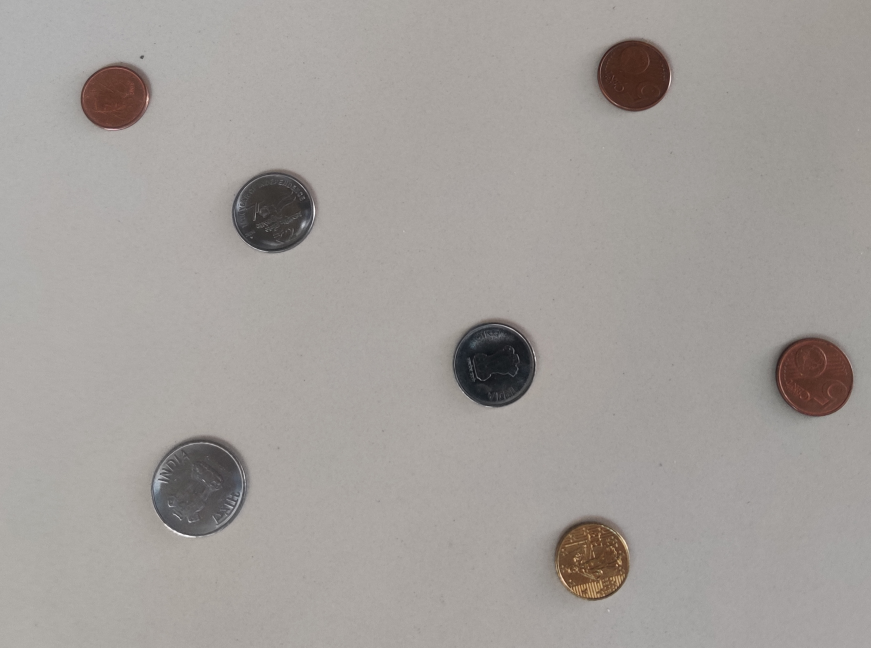
#> input picture Inputs/Part-1/img1.jpg, 2613 x 1943 px (shown at 1/3 size); its folder holds only this picture in this run
$ jupyter execute Part1-coins.ipynb   (older library calls are emulated)
#> lines starting #> are read from the running program, lines starting #| are printed output that depends on the picture; after the words box and inside, x2 and y2 are one past the last pixel; in counts of white or black regions, pixels touching at a corner belong together
[cell 1]
#Importing the required libraries

import cv2
import numpy as np
import math
import matplotlib.pyplot as plt
import os

[cell 2]
def ensure_dir(dir_path):
    if not os.path.exists(dir_path):
        os.makedirs(dir_path)
    # if it already exists, delete everything in it
    else:
        for file in os.listdir(dir_path):
            file_path = os.path.join(dir_path, file)
            try:
                if os.path.isfile(file_path):
                    os.unlink(file_path)
            except Exception as e:
                print(e)

def ensure_file(file_path):
    if not os.path.exists(file_path):
        return False
    return True

[cell 3]
def preprocess_image(image_path,color_space):
    """
    Reads the image from the given path and applies preprocessing:
      - Grayscale conversion / HSV conversion / LAB conversion
      - Gaussian blur / Median blur
      - Histogram equalization
      - Canny edge detection / Marr-Hildreth edge detection / Sobel edge detection / Roberts edge detection / Prewitt edge detection
      - Morphological closing
    Returns the original image and the processed (closed edges) image.
    """
#> called with image_path = 'Inputs/Part-1/img1.jpg', color_space = 'gray'
    image = cv2.imread(image_path)
#> image is the input picture: shape (1943, 2613, 3); mean B, G, R 154.4, 158, 162.8
    if image is None:
        print("Error: Image not found")
        return None, None, None
    scale_percent = 50
    width = int(image.shape[1] * scale_percent / 100)
    height = int(image.shape[0] * scale_percent / 100)
    dim = (width, height)
    # resize image
    image = cv2.resize(image, dim, interpolation = cv2.INTER_AREA)
#> image: shape (971, 1306, 3)

    orig = image.copy()

    if color_space == 'gray':
      gray = cv2.cvtColor(image, cv2.COLOR_BGR2GRAY)
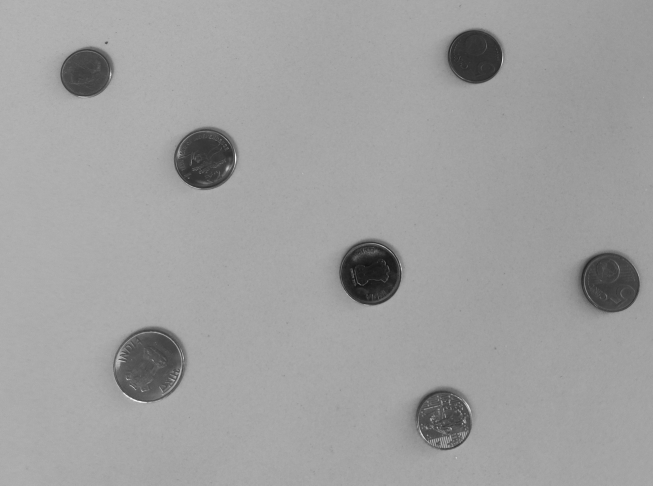
#> gray: shape (971, 1306) (shown at 1/2 size); min 14, max 253, mean 159
      blurred = cv2.GaussianBlur(gray, (5, 5), 0)
      # median_blur = cv2.medianBlur(blurred, 5)
      # equalized = cv2.equalizeHist(blurred)
      return orig, image, blurred


    elif color_space == 'hsv':
      hsv = cv2.cvtColor(image, cv2.COLOR_BGR2HSV)
      h, s, v = cv2.split(hsv)
      blurred_v = cv2.GaussianBlur(v, (5, 5), 0)
      return orig, image, blurred_v

    lab = cv2.cvtColor(image, cv2.COLOR_BGR2LAB)
    l, a, b = cv2.split(lab)
    blurred_l = cv2.GaussianBlur(l, (5, 5), 0)
    return orig, image, blurred_l

[cell 4]
def detect_coins_canny(orig, image, blurred, color_space,image_name):
    """
    Read the image and detect coin-like contours.
    Returns the original image and a list of coin contours.
    """
#> called with color_space = 'gray', image_name = 'img1'

    # Canny edge detection and morphological closing
    edges = cv2.Canny(blurred, 50, 150)
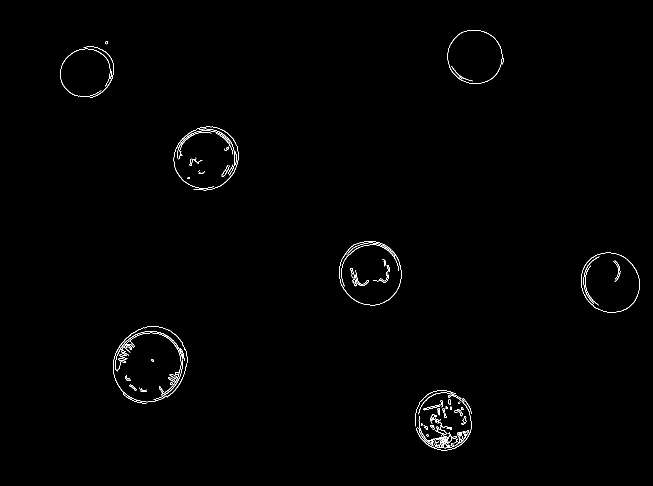
#> edges: shape (971, 1306) (shown at 1/2 size); 0.64% white in thin lines or dots, all inside (x1, y1, x2, y2) = (120, 60, 1280, 901)
    kernel = np.ones((3, 3), np.uint8)
    dilated_edges = cv2.dilate(edges, kernel, iterations=1)
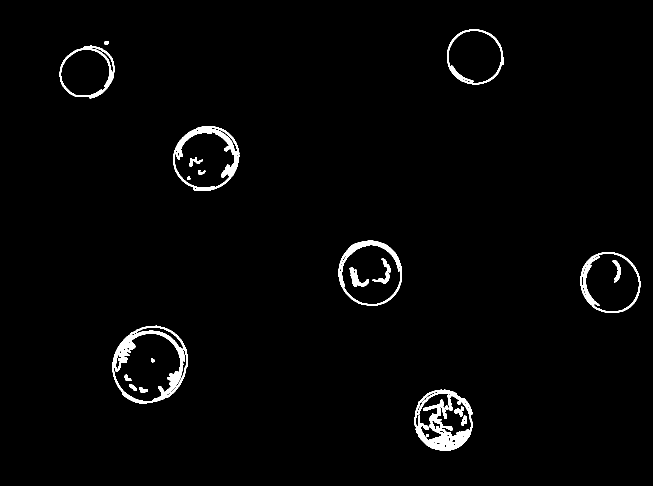
#> dilated_edges: shape (971, 1306) (shown at 1/2 size); 2% white; 22 white regions, largest, box (x1, y1, x2, y2) and area: (829, 779, 945, 902) 5519, (225, 651, 376, 808) 5131, (346, 252, 479, 382) 3598
    closed_edges = cv2.morphologyEx(dilated_edges, cv2.MORPH_CLOSE, kernel, iterations=2)
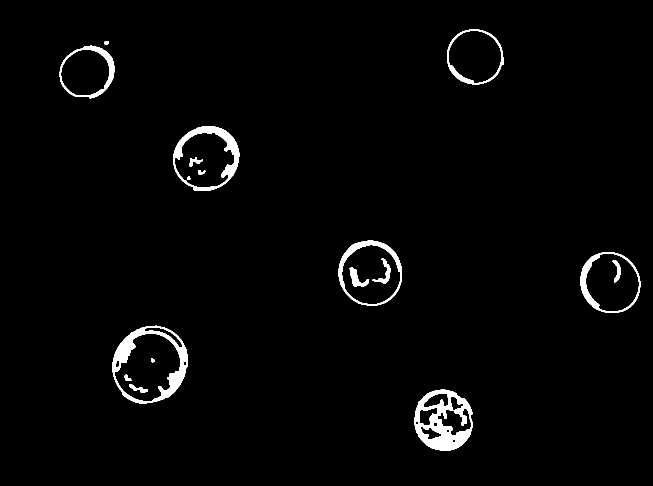
#> closed_edges: shape (971, 1306) (shown at 1/2 size); 2.2% white; 17 white regions

    # out_dir = f"Outputs/Part1/{color_space}/Canny"
    out_dir = f"Outputs/Part1/{image_name}/{color_space}/Canny"
    ensure_dir(out_dir)
    # Display the edges image
    plt.figure(figsize=(10, 10))
    plt.imshow(closed_edges, cmap='gray')
    plt.title('Detected Edges using Canny in ' + color_space)
    plt.axis('off')
    # plt.show()
    plt.savefig(f"{out_dir}/edges.jpg")
    plt.close()

    contours, _ = cv2.findContours(closed_edges.copy(), cv2.RETR_EXTERNAL, cv2.CHAIN_APPROX_SIMPLE)
#> contours = 8 contours; box (x1, y1, x2, y2) and area: (225, 651, 376, 808) 18086, (346, 252, 479, 382) 13168, (677, 481, 804, 612) 13009, (1161, 504, 1281, 626) 11476, (829, 779, 945, 902) 11164, (894, 59, 1008, 169) 9732, (119, 91, 229, 197) 8825, (209, 82, 217, 90) 44
    filtered_contours = []
    min_area = 500  # Adjust this value based on the coin scale in your image
    for contour in contours:
        area = cv2.contourArea(contour)
        if area >= min_area:
            filtered_contours.append(contour)
#> this loop made 8 passes
#> area on passes 1 to 8: 11164.5, 18086, 11476.5, 13009, 13167.5, 8825, 44, 9731.5
#> after the loop, filtered_contours = 7 contours; box (x1, y1, x2, y2) and area: (225, 651, 376, 808) 18086, (346, 252, 479, 382) 13168, (677, 481, 804, 612) 13009, (1161, 504, 1281, 626) 11476, (829, 779, 945, 902) 11164, (894, 59, 1008, 169) 9732, (119, 91, 229, 197) 8825

    # Draw contours on image for visualization
    image_with_coins = image.copy()
    cv2.drawContours(image_with_coins, filtered_contours, -1, (0, 255, 0), 2)
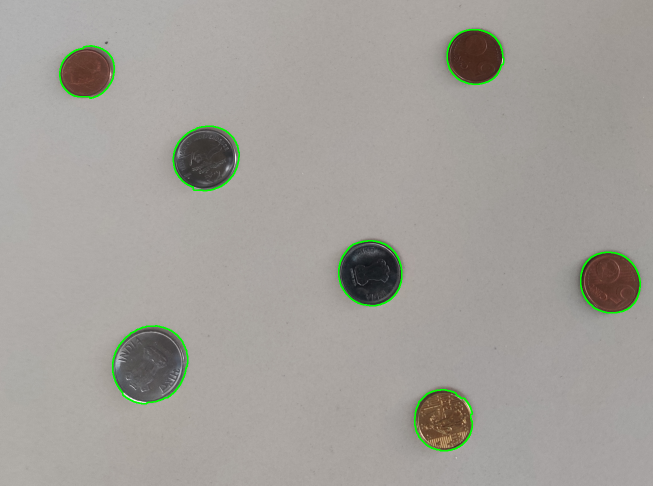
#> image_with_coins: shape (971, 1306, 3) (shown at 1/2 size); mean B, G, R 153.4, 158.9, 161.7
    plt.figure(figsize=(10, 10))
    plt.imshow(cv2.cvtColor(image_with_coins, cv2.COLOR_BGR2RGB))
    plt.title('Detected Coins using Canny in ' + color_space)
    plt.axis('off')
    # plt.show()
    plt.savefig(f"{out_dir}/coins.jpg")
    plt.close()

    return orig, filtered_contours

[cell 5]
# [46 lines of commented-out code are left out]


def detect_coins_marr_hildreth(orig, image, blurred, color_space,image_name):
    """
    Read the image and detect coin-like contours using an approximation of
    Marr–Hildreth edge detection (i.e. Laplacian of Gaussian).
    Filters out contours that are too small.
    Returns the original image and a list of filtered coin contours.
    """
    # Apply Laplacian of Gaussian (LoG) operator
    log = cv2.Laplacian(blurred, cv2.CV_64F)
    log_abs = np.uint8(np.absolute(log))

    # Determine threshold as 10% of the maximum value of the log_abs image
    thresh_value = int(0.1 * np.max(log_abs))

    # Threshold the Laplacian result to generate a binary edge map
    _, log_edges = cv2.threshold(log_abs, thresh_value, 255, cv2.THRESH_BINARY)

    kernel = np.ones((3, 3), np.uint8)
    closed_edges = cv2.morphologyEx(log_edges, cv2.MORPH_CLOSE, kernel, iterations=2)

    # out_dir = f"Outputs/Part1/{color_space}/Marr-Hildreth"
    out_dir = f"Outputs/Part1/{image_name}/{color_space}/Marr-Hildreth"
    ensure_dir(out_dir)

    # Save the LoG edges image
    plt.figure(figsize=(10, 10))
    plt.imshow(closed_edges, cmap='gray')
    plt.title('Detected Edges (Marr-Hildreth / LoG) in ' + color_space)
    plt.axis('off')
    plt.savefig(f"{out_dir}/edges.jpg")
    plt.close()

    # Find contours from the closed edge map
    contours, _ = cv2.findContours(closed_edges.copy(), cv2.RETR_EXTERNAL, cv2.CHAIN_APPROX_SIMPLE)

    # Filter contours, for example discarding those with a small area (tweak threshold as needed)
    filtered_contours = []
    min_area = 500  # Adjust this value based on the coin scale in your image
    for contour in contours:
        area = cv2.contourArea(contour)
        if area >= min_area:
            filtered_contours.append(contour)

    # Draw filtered coin contours for visualization
    image_with_coins = image.copy()
    cv2.drawContours(image_with_coins, filtered_contours, -1, (0, 255, 0), 2)
    plt.figure(figsize=(10, 10))
    plt.imshow(cv2.cvtColor(image_with_coins, cv2.COLOR_BGR2RGB))
    plt.title('Detected Coins using Marr-Hildreth in ' + color_space)
    plt.axis('off')
    plt.savefig(f"{out_dir}/coins.jpg")
    plt.close()

    return orig, filtered_contours

[cell 6]
# [45 lines of commented-out code are left out]


def detect_coins_sobel(orig, image, blurred, color_space,image_name):
    """
    Detect coin-like contours using the Sobel edge detector.
    Filters contours based on area and circularity.
    Returns the original image and a list of filtered coin contours.
    """
    # Compute Sobel gradients in x and y direction
    sobelX = cv2.Sobel(blurred, cv2.CV_64F, 1, 0, ksize=3)
    sobelY = cv2.Sobel(blurred, cv2.CV_64F, 0, 1, ksize=3)
    # Compute gradient magnitude
    sobel_mag = cv2.magnitude(sobelX, sobelY)
    sobel_mag = np.uint8(np.absolute(sobel_mag))

    # Threshold the Sobel magnitude image (adjust threshold value as needed)
    _, sobel_edges = cv2.threshold(sobel_mag, 50, 255, cv2.THRESH_BINARY)

    # Morphological closing to fill gaps in edges
    kernel = np.ones((3, 3), np.uint8)
    closed_edges = cv2.morphologyEx(sobel_edges, cv2.MORPH_CLOSE, kernel, iterations=2)

    # out_dir = f"Outputs/Part1/{color_space}/Sobel"
    out_dir = f"Outputs/Part1/{image_name}/{color_space}/Sobel"
    ensure_dir(out_dir)
    # Save Sobel edges image
    plt.figure(figsize=(10, 10))
    plt.imshow(closed_edges, cmap='gray')
    plt.title('Detected Edges (Sobel) in ' + color_space)
    plt.axis('off')
    plt.savefig(f"{out_dir}/edges.jpg", bbox_inches='tight')
    plt.close()

    # Find contours on the closed edge map
    contours, _ = cv2.findContours(closed_edges.copy(), cv2.RETR_EXTERNAL, cv2.CHAIN_APPROX_SIMPLE)

    # Filter contours based on area and circularity.
    filtered_contours = []
    min_area = 500  # Adjust this value based on coin size.
    for cnt in contours:
        area = cv2.contourArea(cnt)
        if area < min_area:
            continue
        # [7 lines of commented-out code are left out]
        filtered_contours.append(cnt)

    # Draw filtered contours on the image for visualization
    image_with_coins = image.copy()
    cv2.drawContours(image_with_coins, filtered_contours, -1, (0, 255, 0), 2)
    plt.figure(figsize=(10, 10))
    plt.imshow(cv2.cvtColor(image_with_coins, cv2.COLOR_BGR2RGB))
    plt.title('Detected Coins using Sobel in ' + color_space)
    plt.axis('off')
    plt.savefig(f"{out_dir}/coins.jpg", bbox_inches='tight')
    plt.close()

    return orig, filtered_contours

[cell 7]
def detect_coins_roberts(orig, image, blurred, color_space,image_name):
    """
    Detect coin-like contours using the Roberts edge detector.
    Returns the original image and a list of coin contours.
    """
    # Define Roberts operator kernels
    kernel_roberts_x = np.array([[1, 0],
                                 [0, -1]], dtype=np.float32)
    kernel_roberts_y = np.array([[0, 1],
                                 [-1, 0]], dtype=np.float32)

    # Apply Roberts filters on the blurred image
    roberts_x = cv2.filter2D(blurred, cv2.CV_64F, kernel_roberts_x)
    roberts_y = cv2.filter2D(blurred, cv2.CV_64F, kernel_roberts_y)
    # Compute gradient magnitude
    roberts_mag = cv2.magnitude(roberts_x, roberts_y)
    roberts_mag = np.uint8(np.absolute(roberts_mag))

    # Threshold the Roberts magnitude image (adjust threshold as needed)
    _, roberts_edges = cv2.threshold(roberts_mag, 10, 255, cv2.THRESH_BINARY)

    # Morphological closing to fill gaps in edges
    kernel = np.ones((3, 3), np.uint8)
    closed_edges = cv2.morphologyEx(roberts_edges, cv2.MORPH_CLOSE, kernel, iterations=2)

    # out_dir = f"Outputs/Part1/{color_space}/Roberts"
    out_dir = f"Outputs/Part1/{image_name}/{color_space}/Roberts"
    ensure_dir(out_dir)
    # Display Roberts edges image
    plt.figure(figsize=(10, 10))
    plt.imshow(closed_edges, cmap='gray')
    plt.title('Detected Edges (Roberts) in ' + color_space)
    plt.axis('off')
    # plt.show()
    plt.savefig(f"{out_dir}/edges.jpg")
    plt.close()

    # Find contours on the closed edge map
    contours, _ = cv2.findContours(closed_edges.copy(), cv2.RETR_EXTERNAL, cv2.CHAIN_APPROX_SIMPLE)


    filtered_contours = []
    min_area = 500  # Adjust this value based on coin size.
    for cnt in contours:
        area = cv2.contourArea(cnt)
        if area < min_area:
            continue
        # [7 lines of commented-out code are left out]
        filtered_contours.append(cnt)

    # Draw contours on a copy of the image
    image_with_coins = image.copy()
    cv2.drawContours(image_with_coins, filtered_contours, -1, (0, 255, 0), 2)
    plt.figure(figsize=(10, 10))
    plt.imshow(cv2.cvtColor(image_with_coins, cv2.COLOR_BGR2RGB))
    plt.title('Detected Coins using Roberts in ' + color_space)
    plt.axis('off')
    # plt.show()
    plt.savefig(f"{out_dir}/coins.jpg")
    plt.close()

    return orig, filtered_contours

[cell 8]
def detect_coins_prewitt(orig, image, blurred, color_space,image_name):
    """
    Detect coin-like contours using the Prewitt edge detector.
    Returns the original image and a list of coin contours.
    """
    # Define Prewitt operator kernels
    kernel_prewitt_x = np.array([[-1, 0, 1],
                                 [-1, 0, 1],
                                 [-1, 0, 1]], dtype=np.float32)
    kernel_prewitt_y = np.array([[1, 1, 1],
                                 [0, 0, 0],
                                 [-1, -1, -1]], dtype=np.float32)

    # Apply Prewitt filters on the blurred image
    prewitt_x = cv2.filter2D(blurred, cv2.CV_64F, kernel_prewitt_x)
    prewitt_y = cv2.filter2D(blurred, cv2.CV_64F, kernel_prewitt_y)
    # Compute gradient magnitude
    prewitt_mag = cv2.magnitude(prewitt_x, prewitt_y)
    prewitt_mag = np.uint8(np.absolute(prewitt_mag))

    # Threshold the Prewitt magnitude image (adjust threshold as needed)
    _, prewitt_edges = cv2.threshold(prewitt_mag, 50, 255, cv2.THRESH_BINARY)

    # Morphological closing to fill gaps in edges
    kernel = np.ones((3, 3), np.uint8)
    closed_edges = cv2.morphologyEx(prewitt_edges, cv2.MORPH_CLOSE, kernel, iterations=2)

    # out_dir = f"Outputs/Part1/{color_space}/Prewitt"
    out_dir = f"Outputs/Part1/{image_name}/{color_space}/Prewitt"
    ensure_dir(out_dir)
    # Display Prewitt edges image
    plt.figure(figsize=(10, 10))
    plt.imshow(closed_edges, cmap='gray')
    plt.title('Detected Edges (Prewitt) in ' + color_space)
    plt.axis('off')
    # plt.show()
    plt.savefig(f"{out_dir}/edges.jpg")
    plt.close()

    # Find contours on the closed edge map
    contours, _ = cv2.findContours(closed_edges.copy(), cv2.RETR_EXTERNAL, cv2.CHAIN_APPROX_SIMPLE)

    filtered_contours = []
    min_area = 500  # Adjust this value based on coin size.
    for cnt in contours:
        area = cv2.contourArea(cnt)
        if area < min_area:
            continue
        # [7 lines of commented-out code are left out]
        filtered_contours.append(cnt)
    # Draw contours on a copy of the image for visualization
    image_with_coins = image.copy()
    cv2.drawContours(image_with_coins, filtered_contours, -1, (0, 255, 0), 2)
    plt.figure(figsize=(10, 10))
    plt.imshow(cv2.cvtColor(image_with_coins, cv2.COLOR_BGR2RGB))
    plt.title('Detected Coins using Prewitt in ' + color_space)
    plt.axis('off')
    # plt.show()
    plt.savefig(f"{out_dir}/coins.jpg")
    plt.close()

    return orig, filtered_contours

[cell 9]
def segment_coins(orig_image, coin_contours,method,color_space,image_name):
    """
    Segment each coin from the original image using the detected contours.
    """
    # out_dir = f"Outputs/Part1/{color_space}/{method}/Segmented"
    out_dir = f"Outputs/Part1/{image_name}/{color_space}/{method}/Segmented"
    ensure_dir(out_dir)
    gray = cv2.cvtColor(orig_image, cv2.COLOR_BGR2GRAY)
    for idx, contour in enumerate(coin_contours):
        mask = np.zeros_like(gray)
        cv2.drawContours(mask, [contour], -1, 255,thickness=cv2.FILLED)
        segmented = cv2.bitwise_and(orig_image, orig_image, mask=mask)
        x, y, w, h = cv2.boundingRect(contour)
        segmented_coin = segmented[y:y+h, x:x+w]
        plt.figure(figsize=(5, 5))
        plt.imshow(cv2.cvtColor(segmented_coin, cv2.COLOR_BGR2RGB))
        plt.title(f'Segmented Coin {idx + 1} using {method} in {color_space}')
        plt.axis('off')
        # plt.show()
        plt.savefig(f"{out_dir}/coin_{idx + 1}.jpg")
        plt.close()

[cell 10]
def count_coins(orig_image, coin_contours,method,color_space,image_name):
    """
    Displays the original image with detected coin contours and writes the number
    of coins in red text on the image.
    """
    # Copy the original image and draw the detected coin contours (in green)
    image_with_coins = orig_image.copy()
    cv2.drawContours(image_with_coins, coin_contours, -1, (0, 255, 0), 2)

    # Calculate total coins and prepare the text to display
    total = len(coin_contours)
    text = f"Coins: {total}"

    # Choose the text position, font, scale, color (red), and thickness
    position = (10, 30)  # Top-left corner
    font = cv2.FONT_HERSHEY_SIMPLEX
    font_scale = 1
    color = (0, 0, 255)  # Red (BGR)
    thickness = 2

    # Overlay the text on the image
    cv2.putText(image_with_coins, text, position, font, font_scale, color, thickness, cv2.LINE_AA)


    # out_dir = f"Outputs/Part1/{color_space}/{method}"
    out_dir = f"Outputs/Part1/{image_name}/{color_space}/{method}"
    # Display the image using matplotlib
    plt.figure(figsize=(10, 10))
    plt.imshow(cv2.cvtColor(image_with_coins, cv2.COLOR_BGR2RGB))
    plt.title('Detected Coins with Count using '+method + ' in ' + color_space)
    plt.axis('off')
    # plt.show()
    plt.savefig(f"{out_dir}/coins_with_count.jpg")
    plt.close()

[cell 11]
images=['img1.jpg','img2.jpg','img3.jpg']
for image_path in images:
    image_actual_path = f"Inputs/Part-1/{image_path}"
    if not ensure_file(image_actual_path):
        print("Error: Image not found")
    else:
        image_name = image_path.split('.')[0]
        colour_spaces = ['gray','hsv','lab']
        image_path = image_actual_path
        for color_space in colour_spaces:
            orig,image,blurred = preprocess_image(image_path,color_space)

            orig, coin_contours = detect_coins_canny(orig, image, blurred,color_space,image_name)
#> coin_contours has the same summary as filtered_contours in detect_coins_canny
            segment_coins(orig, coin_contours,'Canny',color_space,image_name)
#> the loop in segment_coins, `for idx, contour in enumerate(coin_contours):` made 7 passes
#> (x, y, w, h) on passes 1 to 7: (829, 779, 116, 123), (225, 651, 151, 157), (1161, 504, 120, 122), (677, 481, 127, 131), (346, 252, 133, 130), (119, 91, 110, 106), (894, 59, 114, 110)
#> pass 1, in segment_coins, `segmented = cv2.bitwise_and(orig_image, orig_image, mask=mask)`:
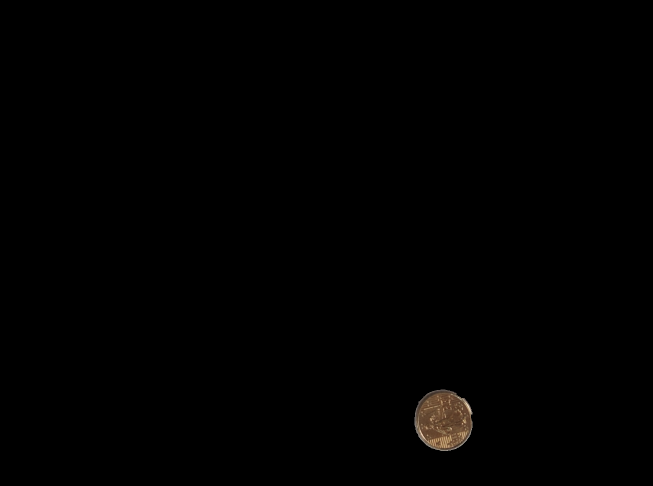
#> segmented: shape (971, 1306, 3) (shown at 1/2 size); mean B, G, R 0.6, 0.8, 1
#> (the rest of the program and of its run is left out)
